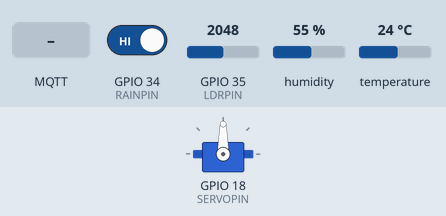
This sketch was run on a simulated ESP32. On the bench: servo. Inputs (shaded band) come from the test bench; at power-on: GPIO 34 (RAINPIN) HIGH, GPIO 35 (LDRPIN) = 2048, humidity 55 %, temperature 24 °C. WiFi joins after 1.5 s; servers stay silent unless stated; no MQTT or app messages arrive unless stated; what the sketch prints to the serial monitor is not drawn.

Above: at 2.7 s.
2.8 s: GPIO 34 (RAINPIN) driven LOW
At 3.2 s:
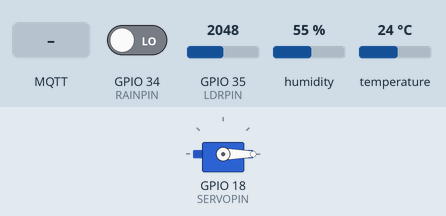
4.3 s: MQTT message "setAtap" arrives on the first subscribed topic
6.5 s: MQTT message "TUTUP" arrives on the first subscribed topic
8.0 s: MQTT message "BUKA" arrives on the first subscribed topic
Timing chart, 0 to 10.5 s (numbered marks = the images above; inputs shaded):
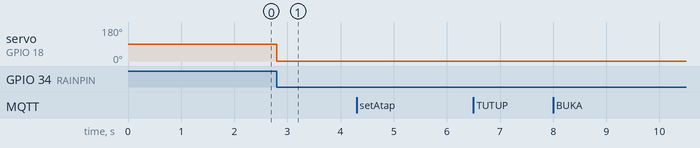

The sketch:

kanopiJemuran.ino
```cpp
#include <WiFi.h>
#include <PubSubClient.h>
#include <ArduinoJson.h>
#include <DHT.h>
#include <ESP32Servo.h>

// --- Konfigurasi WiFi & ThingsBoard ---
const char* ssid = "JAM 7 COFFE";
const char* password = "jamtujuh";
const char* mqtt_server = "thingsboard.cloud";
const char* tb_token = "NhWsjmBXL44ZGczSQMGU";

// --- Konfigurasi Pin ---
#define DHTPIN 4
#define DHTTYPE DHT11
#define RAINPIN 34      // Pin DO (Digital Output) dari Raindrop Sensor
#define LDRPIN 35       // Pin AO (Analog Output) dari Sensor LDR
#define SERVOPIN 18     // Pin PWM untuk Servo

// --- Konfigurasi Sudut Servo ---
const int SUDUT_BUKA = 90;
const int SUDUT_TUTUP = 0;

// --- Inisialisasi Objek ---
WiFiClient espClient;
PubSubClient client(espClient);
DHT dht(DHTPIN, DHTTYPE);
Servo atapServo;

unsigned long lastPublish = 0;
unsigned long lastReconnectAttempt = 0;
const unsigned long publishInterval = 3000;    // Kirim data tiap 3 detik
const unsigned long reconnectInterval = 5000;  // Coba konek ulang tiap 5 detik

bool atapTertutup = false; // Melacak status posisi atap saat ini

// --- Fungsi Callback untuk Menerima Perintah RPC dari ThingsBoard ---
void callback(char* topic, byte* payload, unsigned int length) {
  String pesan = "";
  for (unsigned int i = 0; i < length; i++) {
    pesan += (char)payload[i];
  }
  Serial.println("[RPC MASUK] Topic: " + String(topic));
  Serial.println("[RPC PAYLOAD] " + pesan);

  JsonDocument doc;
  DeserializationError error = deserializeJson(doc, pesan);
  if (error) {
    Serial.println("[RPC] Gagal parsing JSON");
    return;
  }

  const char* method = doc["method"];
  const char* params = doc["params"];

  if (method != nullptr && strcmp(method, "setAtap") == 0) {
    if (params != nullptr && strcmp(params, "TUTUP") == 0) {
      atapServo.write(SUDUT_TUTUP);
      atapTertutup = true;
      Serial.println("[AKSI RPC] Atap DITUTUP");
    }
    else if (params != nullptr && strcmp(params, "BUKA") == 0) {
      atapServo.write(SUDUT_BUKA);
      atapTertutup = false;
      Serial.println("[AKSI RPC] Atap DIBUKA");
    }
  }
}

bool reconnectCloud() {
  Serial.print("Menghubungkan ke ThingsBoard... ");
  if (client.connect("ESP32ClientJemuran", tb_token, "")) {
    Serial.println("Berhasil!");
    client.subscribe("v1/devices/me/rpc/request/+");
    Serial.println("Subscribed ke RPC ThingsBoard.");
    return true;
  } else {
    Serial.print("Gagal, status rc=");
    Serial.println(client.state());
    return false;
  }
}

void setup() {
  Serial.begin(115200);

  // Inisialisasi Sensor & Aktuator
  dht.begin();
  pinMode(RAINPIN, INPUT);
  atapServo.attach(SERVOPIN);
  atapServo.write(SUDUT_BUKA);
  atapTertutup = false;

  // Koneksi WiFi
  WiFi.mode(WIFI_STA);
  WiFi.setAutoReconnect(true);
  WiFi.begin(ssid, password);

  Serial.print("Menghubungkan WiFi");
  unsigned long startAttempt = millis();
  // Batasi waktu tunggu awal maksimal 10 detik agar tidak stuck jika WiFi mati
  while (WiFi.status() != WL_CONNECTED && millis() - startAttempt < 10000) {
    delay(500);
    Serial.print(".");
  }
  Serial.println();

  // Setup MQTT ThingsBoard
  client.setServer(mqtt_server, 1883);
  client.setBufferSize(512);
  client.setCallback(callback);
}

void loop() {
  unsigned long now = millis();
  int statusHujan = (digitalRead(RAINPIN) == LOW) ? 1 : 0;

  // --- 1. LOGIKA FAILSAFE LOKAL ---
  // Dijalankan terlebih dahulu sebelum mencoba koneksi ulang
  bool isOffline = (WiFi.status() != WL_CONNECTED || !client.connected());
  if (isOffline && statusHujan == 1 && !atapTertutup) {
    atapServo.write(SUDUT_TUTUP);
    atapTertutup = true;
    Serial.println("[FAILSAFE LOKAL] Koneksi terputus & Hujan terdeteksi! Atap DITUTUP otomatis.");
  }

  // --- 2. MANAJEMEN KONEKSI NON-BLOCKING ---
  if (WiFi.status() == WL_CONNECTED) {
    if (!client.connected()) {
      if (now - lastReconnectAttempt >= reconnectInterval) {
        lastReconnectAttempt = now;
        if (reconnectCloud()) {
          lastReconnectAttempt = 0;
        }
      }
    } else {
      client.loop();
    }
  }

  // --- 3. PUBLISH TELEMETRY ---
  if (client.connected() && (now - lastPublish >= publishInterval)) {
    lastPublish = now;

    float suhu = dht.readTemperature();
    float kelembapan = dht.readHumidity();
    if (isnan(suhu) || isnan(kelembapan)) {
      Serial.println("[DHT] Pembacaan gagal, menggunakan nilai 0");
      suhu = 0;
      kelembapan = 0;
    }

    int nilaiCahaya = analogRead(LDRPIN);

    JsonDocument doc;
    doc["suhu"] = suhu;
    doc["kelembapan"] = kelembapan;
    doc["hujan"] = statusHujan;
    doc["cahaya"] = nilaiCahaya;
    doc["atap_tertutup"] = atapTertutup; // Kirim status atap ke dashboard

    char payload[256];
    serializeJson(doc, payload, sizeof(payload));

    client.publish("v1/devices/me/telemetry", payload);
    Serial.print("[TELEMETRY] ");
    Serial.println(payload);
  }
}
```

Measured:
- after the input at 2.8 s, servo on GPIO 18 (SERVOPIN): 90° → 0° at once
- after the input at 4.3 s, every drawn part: stays the same
- after the input at 6.5 s, every drawn part: stays the same
- after the input at 8.0 s, every drawn part: stays the same
